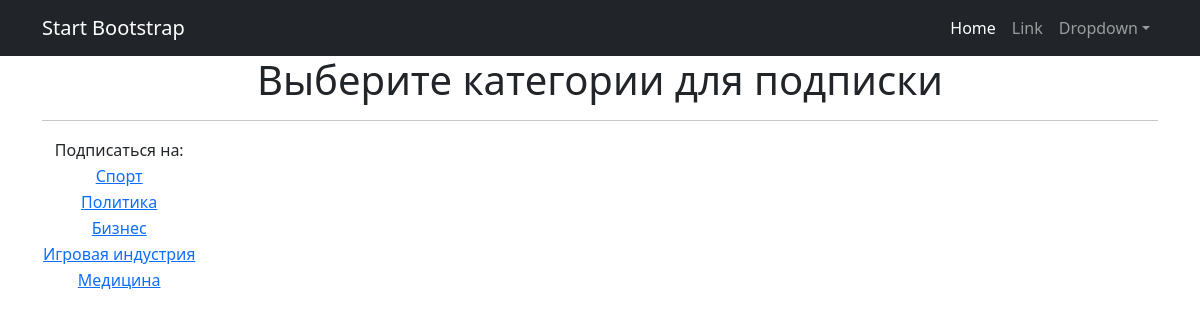
The app's page /news/categories with its own data.
### news/models.py (models this page shows, shortened)
class Category(models.Model):
    name = models.CharField(max_length=50, unique=True)
    subscribers = models.ManyToManyField(User, through='UserCategory')

### news/views.py (the view)
# urls.py: path('categories', Categories.as_view(), name='categories'),
class Categories(ListView):
    model = Category
    template_name = 'categories.html'
    context_object_name = 'categories'

### templates/categories.html (shortened to what this page needs)
{% extends 'flatpages/default.html' %}
{% block content %}
   <h1>Выберите категории для подписки</h1>
   <hr>
       <table>
           <tr>
               <td>Подписаться на:</td>
           </tr>
           {% for category in categories %}
           <tr>
               <td>
               <a href="categories/{{ category.pk }}">{{ category.name }}</a> </td>
           </tr>
           {% endfor %}
       </table>
{% endblock content %}

### records on screen
Category: name "Спорт"
Category: name "Политика"
Category: name "Бизнес"
Category: name "Игровая индустрия"
Category: name "Медицина"
